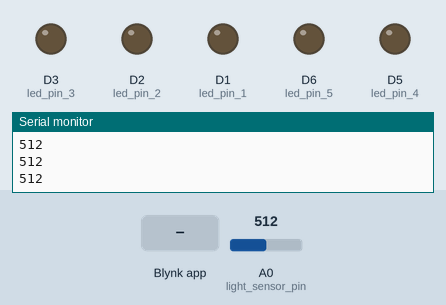
This sketch was run on a simulated ESP8266 (NodeMCU). On the bench: output pins drawn as LEDs (lit = HIGH), the last lines printed to the serial monitor. The test bench sets the inputs (shaded band); at power-on: A0 (light_sensor_pin) = 512. WiFi joins after 1.5 s; servers stay silent unless stated.

Above: at 3.0 s.
3.1 s: A0 (light_sensor_pin) set to 108
4.6 s: A0 (light_sensor_pin) set to 93
At 6.4 s:
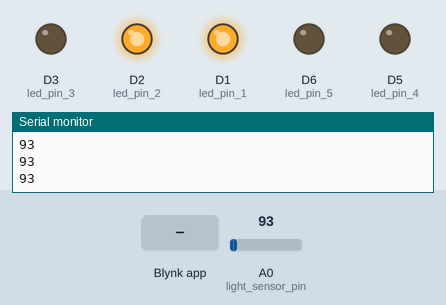
6.7 s: Blynk app writes 1 to V3
At 8.2 s:
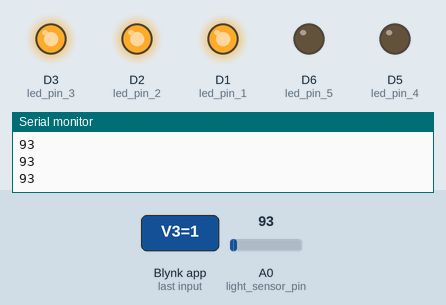
8.5 s: Blynk app writes 1 to V5
At 9.7 s:
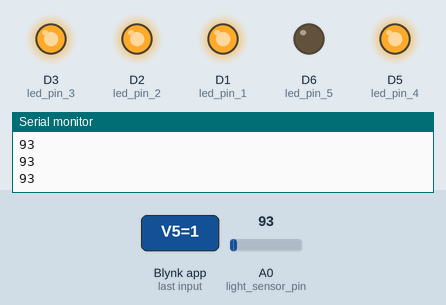
10.3 s: Blynk app writes 0 to V3
At 11.2 s:
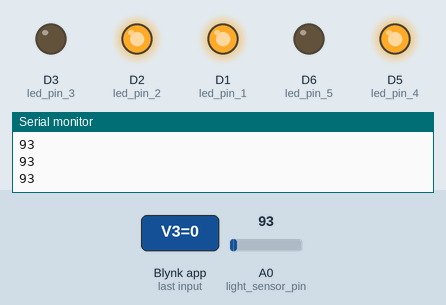
12.1 s: Blynk app writes 1 to V6
At 12.8 s:
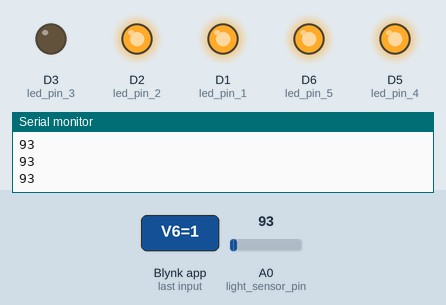
Timing chart, 0 to 14.9 s (numbered marks = the images above; inputs shaded):
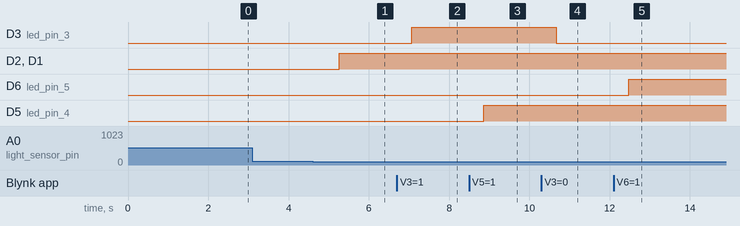

Measured:
- the behaviour switches between 100 and 99 on A0 (light_sensor_pin) (found by bisection; images 0 and 1)
- after the input at 4.6 s, D2 (led_pin_2), D1 (led_pin_1): LOW → HIGH after 0.66 s
- after the input at 6.7 s, D3 (led_pin_3): LOW → HIGH after 0.37 s
- after the input at 8.5 s, D5 (led_pin_4): LOW → HIGH after 0.37 s
- after the input at 10.3 s, D3 (led_pin_3): HIGH → LOW after 0.37 s
- after the input at 12.1 s, D6 (led_pin_5): LOW → HIGH after 0.38 s

The sketch:

LightSensor.ino
```cpp
/* Comment this out to disable prints and save space */
#define BLYNK_PRINT Serial

#define BLYNK_TEMPLATE_ID "TMPL6uJdblKjA"
#define BLYNK_TEMPLATE_NAME "Light Sensor"
#define BLYNK_AUTH_TOKEN "S6xVzFfF-G2cOmz8kTa6_UwWWOg0NThK"
#define FIREBASE_HOST "https://fir-smarthome-4d96e-default-rtdb.firebaseio.com"
#define FIREBASE_AUTH "AIzaSyCcTrOFOgzZGBaoQfp8jbjmW3b5VO__NgA"

#include <ESP8266WiFi.h>
#include <BlynkSimpleEsp8266.h>
#include <FirebaseESP8266.h>

// You should get Auth Token in the Blynk App.
// Go to the Project Settings (nut icon).
char auth[] = "S6xVzFfF-G2cOmz8kTa6_UwWWOg0NThK";

// Your WiFi credentials.
// Set password to "" for open networks.
char ssid[] = "Greenwich-Student";
char pass[] = "12345678";

// Define the pins
const int light_sensor_pin = A0;
const int led_pin_1 = D1;
const int led_pin_2 = D2;
const int led_pin_3 = D3;
const int led_pin_4 = D5;
const int led_pin_5 = D6;
int threshold = 100;
String LightStatus = "";
FirebaseData firebaseData;

void setup()
{
  // Debug console
  Serial.begin(9600);
  Firebase.begin(FIREBASE_HOST, FIREBASE_AUTH);

  Blynk.begin(auth, ssid, pass);
  pinMode(light_sensor_pin, INPUT);
  pinMode(led_pin_1, OUTPUT);
  pinMode(led_pin_2, OUTPUT);
  pinMode(led_pin_3, OUTPUT);
  pinMode(led_pin_4, OUTPUT);
  pinMode(led_pin_5, OUTPUT);
}

BLYNK_WRITE(V3) {
  int value = param.asInt();

  if (value == 1) {
    digitalWrite(led_pin_3, HIGH);
    Blynk.virtualWrite(V3, HIGH);
  } else {
    digitalWrite(led_pin_3, LOW);
    Blynk.virtualWrite(V3, LOW);
  }
}

BLYNK_WRITE(V5) {
  int value = param.asInt();

  if (value == 1) {
    digitalWrite(led_pin_4, HIGH);
    Blynk.virtualWrite(V5, HIGH);
  } else {
    digitalWrite(led_pin_4, LOW);
    Blynk.virtualWrite(V5, LOW);
  }
}

BLYNK_WRITE(V6) {
  int value = param.asInt();

  if (value == 1) {
    digitalWrite(led_pin_5, HIGH);
    Blynk.virtualWrite(V6, HIGH);
  } else {
    digitalWrite(led_pin_5, LOW);
    Blynk.virtualWrite(V6, LOW);
  }
}

void loop()
{
  int rawData = analogRead(light_sensor_pin);
  Serial.println(rawData);

  if (rawData < threshold) {
      LightStatus = "It's night time now";
      Firebase.RTDB.setString(&firebaseData, "Light Sensor/Status 1", LightStatus);
      Firebase.RTDB.setString(&firebaseData, "Light Sensor/Status 2", "The light turns ON");
      digitalWrite(led_pin_1, HIGH);
      digitalWrite(led_pin_2, HIGH);

      Blynk.virtualWrite(V1, 1); // update Blynk app to show LEDs are ON
      Blynk.virtualWrite(V2, 1);

  }
  else {
      LightStatus = "It's day time now";
      Firebase.RTDB.setString(&firebaseData, "Light Sensor/Status 1", LightStatus);
      Firebase.RTDB.setString(&firebaseData, "Light Sensor/Status 2", "The  light turns OFF");
      digitalWrite(led_pin_1, LOW);
      digitalWrite(led_pin_2, LOW);

      Blynk.virtualWrite(V1, 0); // update Blynk app to show LEDs are OFF
      Blynk.virtualWrite(V2, 0);
  }

  Blynk.run();
  Firebase.RTDB.setFloat(&firebaseData, "Light Sensor/Value", rawData);

}
```
